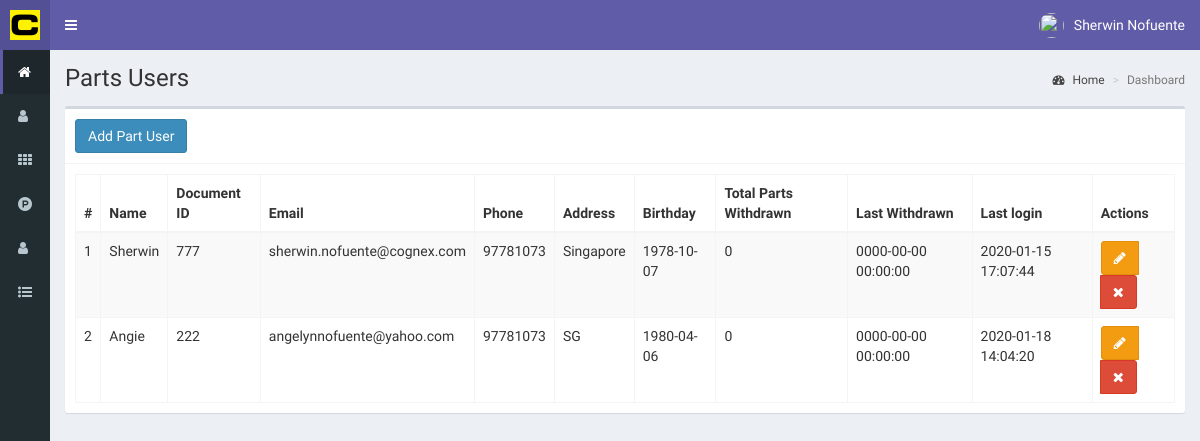
The page /partsUser (signed in) on the database its author committed.
### tables this page shows
CREATE TABLE `partsUser` (
  `id` int(11) NOT NULL,
  `name` text NOT NULL,
  `idDocument` int(11) NOT NULL,
  `email` text NOT NULL,
  `phone` text NOT NULL,
  `address` text NOT NULL,
  `birthdate` date NOT NULL,
  `partsWithdrawn` int(11) NOT NULL,
  `lastWithdrawn` datetime NOT NULL,
  `registerDate` timestamp NOT NULL DEFAULT CURRENT_TIMESTAMP ON UPDATE CURRENT_TIMESTAMP
);

### controllers/template.controller.php (called while the page is built)
<?php
class ControllerTemplate {
	 static public function ctrTemplate(){
	 	include "views/template.php";
	 }
}

### index.php (called while the page is built, shortened)
<?php
require_once "controllers/template.controller.php";
require_once "controllers/users.controller.php";
require_once "controllers/partsUser.controller.php";
require_once "models/partsUser.model.php";
$template = new ControllerTemplate();
$template -> ctrTemplate();

### controllers/partsUser.controller.php (called while the page is built, shortened)
<?php
class ControllerpartsUser{
	static public function ctrShowpartsUser($item, $value){
		$table = "partsUser";
		$answer = ModelpartsUser::mdlShowpartsUser($table, $item, $value);
		return $answer;
    }
}

### models/connection.php (called while the page is built)
<?php
class Connection {
	static public function connect(){
		$link = new PDO("mysql:host=localhost;dbname=spare", "root", "");
		$link -> exec("set names utf8");
		return $link;
	}
}

### models/partsUser.model.php (called while the page is built, shortened)
<?php
require_once "connection.php";
class ModelpartsUser{
	static public function mdlShowpartsUser($table, $item, $value){
		if($item != null){
			$stmt = Connection::connect()->prepare("SELECT * FROM $table WHERE $item = :$item");
			$stmt -> bindParam(":".$item, $value, PDO::PARAM_STR);
			$stmt -> execute();
			return $stmt -> fetch();
		}else{
			$stmt = Connection::connect()->prepare("SELECT * FROM $table");
			$stmt -> execute();
			return $stmt -> fetchAll();
		}
    }
}

### views/modules/partsUser.php (the view, shortened to what this page needs)
<div class="content-wrapper">
    <section class="content-header">
      <h1>
        Parts Users
      </h1>
      <ol class="breadcrumb">
        <li><a href="home"><i class="fa fa-dashboard"></i> Home</a></li>
        <li class="active">Dashboard</li>
      </ol>
    </section>
    <section class="content">
      <div class="box">
        <div class="box-header with-border">
            <button class="btn btn-primary" data-toggle="modal" data-target="#addPartsUser" >
              Add Part User
            </button>
        </div>
        <div class="box-body">
            <table class="table table-bordered table-striped dt-responsive tables" width="100%">
                <thead>
                    <tr>
                        <th style="width:10px">#</th>
                        <th>Name</th>
                        <th>Document ID</th>
                        <th>Email</th>
                        <th>Phone</th>
                        <th>Address</th>
                        <th>Birthday</th>
                        <th>Total Parts Withdrawn</th>
                        <th>Last Withdrawn</th>
                        <th>Last login</th>
                        <th>Actions</th>
                    </tr>
                </thead>
                  <tbody>
                  <?php
            $item = null;
            $valor = null;
            $partsUser = controllerpartsUser::ctrShowpartsUser($item, $valor);
            foreach ($partsUser as $key => $value) {
              echo '
                      <tr>
                        <td>'.($key+1).'</td>
                        <td>'.$value["name"].'</td>
                        <td>'.$value["idDocument"].'</td>
                        <td>'.$value["email"].'</td>
                        <td>'.$value["phone"].'</td>
                        <td>'.$value["address"].'</td>
                        <td>'.$value["birthdate"].'</td>
                        <td>'.$value["partsWithdrawn"].'</td>
                        <td>0000-00-00 00:00:00</td>
                        <td>'.$value["registerDate"].'</td>
                        <td>
                          <div class="btn-group">
                                <button class="btn btn-warning btnEditpartsUser" data-toggle="modal" data-target="#EditpartsUser" idpartsUser="'.$value["id"].'"><i class="fa fa-pencil"></i></button>
                                <button class="btn btn-danger btnDeletepartsUser" idpartsUser="'.$value["id"].'"><i class="fa fa-times"></i></button>
                          </div>
                        </td>
                     </tr>';
            }
            ?>
                  </tbody>
            </table>
        </div>
      </div>
    </section>
  </div>

### views/template.php (shortened to what this page needs)
<!DOCTYPE html>
<html>
<head>
  <link rel="stylesheet" href="views/bower_components/bootstrap/dist/css/bootstrap.min.css">
  <link rel="stylesheet" href="views/bower_components/font-awesome/css/font-awesome.min.css">
  <link rel="stylesheet" href="views/bower_components/Ionicons/css/ionicons.min.css">
  <link rel="stylesheet" href="views/bower_components/datatables.net-bs/css/dataTables.bootstrap.min.css">
  <link rel="stylesheet" href="views/bower_components/datatables.net-bs/css/responsive.bootstrap.min.css">
  <link rel="stylesheet" href="views/dist/css/AdminLTE.css">
  <link rel="stylesheet" href="views/dist/css/skins/_all-skins.min.css">
     <link rel="stylesheet" href="views/plugins/iCheck/all.css">
</head>
<body class="hold-transition skin-purple sidebar-collapse sidebar-mini login-page">
<?php
if(isset($_SESSION["startSession"]) && $_SESSION["startSession"] == "ok"){
  echo '<div class="wrapper">';
  include "modules/header.php";
  include "modules/menu.php";
  if(isset($_GET["route"])){
    if ($_GET["route"] == 'home' ||
        $_GET["route"] == 'users' ||
        $_GET["route"] == 'categories' ||
        $_GET["route"] == 'parts' ||
        $_GET["route"] == 'partsUser' ||
        $_GET["route"] == 'createWithdrawal' ||
        $_GET["route"] == 'withdrawn' ||
        $_GET["route"] == 'parts-report' ||
        $_GET["route"] == 'logout'){
      include "modules/".$_GET["route"].".php";
    }else{
       include "modules/404.php";
    }
  }else{
    include "modules/home.php";
  }
  echo '</div>';
  } else {
    include "modules/login.php";
  }
?>
</body>
</html>

### views/modules/header.php (shortened to what this page needs)
<header class="main-header" >
	<a href="home" class="logo">
		<span class="logo-mini">
			<img  class="img-responsive" src="views/img/template/cog-logo-sm.jpg" style="padding:10px; ">
		</span>
	</a>
	<nav class="navbar navbar-static-top" role="navigation">
		<a class="sidebar-toggle" data-toggle="push-menu" role="button" href="#">
		</a>
		<div class="navbar-custom-menu">
			<ul class="nav navbar-nav">
				<li class="dropdown user user-menu">
					<a class="dropdown-toggle" data-toggle="dropdown" href="#">
						<?php
						if($_SESSION["photo"] != ""){
							echo '<img src="'.$_SESSION["photo"].'" class="user-image">';
						} else {
							echo '<img class="user-image" src="views/img/users/default/anonymous.png">';
						}
						?>
						<span class="hidden-xs"><?php echo $_SESSION["name"]; ?></span>
					</a>
				</li>
			</ul>
		</div>
	</nav>
</header>

### views/modules/menu.php (shortened to what this page needs)
<aside class="main-sidebar">
	<section class="sidebar">
		<ul class="sidebar-menu">
			<li class="active">
				<a href="home">
					<i class="fa fa-home"></i>
				</a>
			</li>
			<li>
				<a href="users">
					<i class="fa fa-user"></i>
				</a>
			</li>
			<li>
				<a href="categories">
					<i class="fa fa-th"></i>
				</a>
			</li>
			<li>
				<a href="parts">
					<i class="fa fa-product-hunt"></i>
				</a>
			</li>
			<li>
				<a href="partsUser">
					<i class="fa fa-user"></i>
				</a>
			</li>
			<li class="treeview">
				<a href="withdrawn">
					<i class="fa fa-list-ul"></i>
				</a>
			</li>
		</ul>
	</section>
</aside>

### rows shown on the page
partsuser: name "Sherwin", idDocument "777", email "sherwin.nofuente@cognex.com", phone "97781073", address "Singapore", birthdate "1978-10-07", partsWithdrawn "0", registerDate "2020-01-15 17:07:44"
partsuser: name "Angie", idDocument "222", email "angelynnofuente@yahoo.com", phone "97781073", address "SG", birthdate "1980-04-06", partsWithdrawn "0", registerDate "2020-01-18 14:04:20"

### other values the page prints
$_SESSION["name"] "Sherwin Nofuente"
